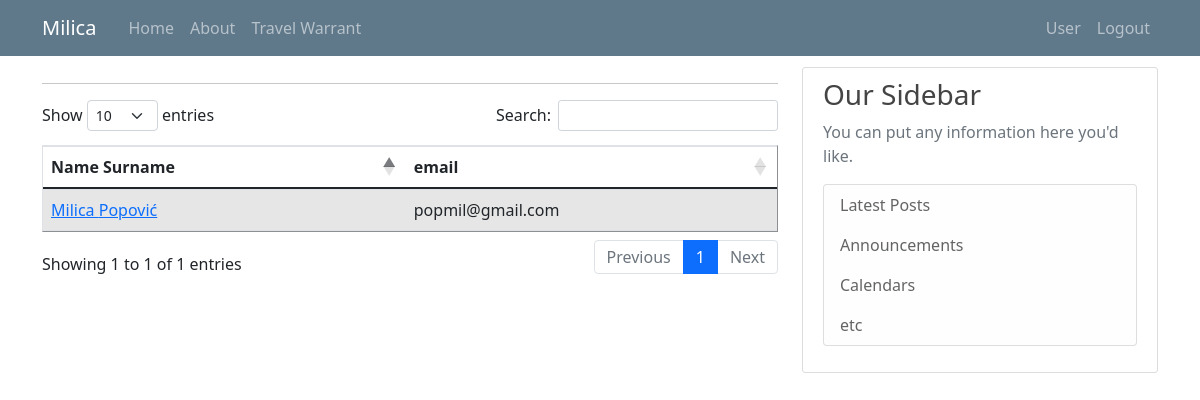
The app's page /user_list (signed in) with its own data.
### putninalozi/models.py (models this page shows, shortened)
class User(db.Model, UserMixin):
    id = db.Column(db.Integer, primary_key=True)
    email = db.Column(db.String(120), unique=True, nullable=False)
    password = db.Column(db.String(60), nullable = False)
    name = db.Column(db.String(20), unique=False, nullable=False)
    surname = db.Column(db.String(20), unique=False, nullable=False)
    gender = db.Column(db.String(1)) #(0, "srednji"), (1, "muški"), (2, "ženski")
    workplace = db.Column(db.String(20), unique=False, nullable=False)
    authorization = db.Column(db.String(10), nullable = False) # ovde treba da budu tipovi korisnika: S_admin, C_admin, C_user
    company_id = db.Column(db.Integer, db.ForeignKey('company.id'), nullable=True)
    travelwarrants = db.relationship('TravelWarrant', backref='travelwarrant_user', lazy=True)

### putninalozi/users/routes.py (the view)
@users.route("/user_list")
def user_list():
    if not current_user.is_authenticated:
        flash('You have to be logged in to access this page', 'danger')
        return redirect(url_for('users.login'))
    users = User.query.all()
    return render_template('user_list.html', title='Users', users=users)

### putninalozi/models.py (called while the page is built)
@login_manager.user_loader
def load_user(user_id):
    return User.query.get(int(user_id))

### putninalozi/templates/user_list.html (shortened to what this page needs)
{% extends "layout.html" %}
{% block content %}
<hr>
<table id="data" border="1" class="table table-striped">
  {% if current_user.authorization == 's_admin' %}
    <thead>
      <tr id="header">
        <th>Name Surname</th>
        <th>Company</th>
        <th>Authorization</th>
        <th>email</th>
      </tr>
    </thead>
    <tbody>
      {% for user in users %}
        <tr>
          <td> <a class="mr-2" href="{{ url_for('users.user_profile', user_id=user.id) }}" title="Edit User">{{ user.name }} {{ user.surname }}</a> </td>
          <td>{{ user.user_company.companyname }}</td>
          <td>{{ user.authorization }}</td>
          <td>{{ user.email }}</td>
        </tr>
      {% endfor %}
    </tbody>
  {% else %}
    <thead>
      <tr id="header">
        <th>Name Surname</th>
        <th>email</th>
      </tr>
    </thead>
    <tbody>
      {% for user in users %}
        {% if user.id == current_user.id %}
          <tr>
            <td> <a class="mr-2" href="{{ url_for('users.user_profile', user_id=user.id) }}" title="Edit User">{{ user.name }} {{ user.surname }}</a> </td>
            <td>{{ user.email }}</td>
          </tr>
        {% endif %}
      {% endfor %}
    </tbody>
  {% endif %}
</table>
{% endblock %}

### putninalozi/templates/layout.html (shortened to what this page needs)
<!doctype html>
<html lang="en">
  <head>
    <link rel="stylesheet" href="https://cdn.jsdelivr.net/npm/bootstrap@4.3.1/dist/css/bootstrap.min.css">
    <link rel="stylesheet" type="text/css" href="{{ url_for('static', filename='main.css') }}">
    <link href="https://cdn.jsdelivr.net/npm/bootstrap@5.0.1/dist/css/bootstrap.min.css" rel="stylesheet">
    <link rel="stylesheet" type="text/css" href="https://cdn.datatables.net/1.10.25/css/dataTables.bootstrap5.css">
  </head>
  <body>
    <header class="site-header">
      <nav class="navbar navbar-expand-md navbar-dark bg-steel fixed-top">
        <div class="container">
          <a class="navbar-brand mr-4" href="/">{{ current_user.name }}</a>
          <div class="collapse navbar-collapse" id="navbarToggle">
            <div class="navbar-nav mr-auto">
              {% if current_user.is_authenticated %}
                <a class="nav-item nav-link" href="{{ url_for('main.home') }}">Home</a>
                <a class="nav-item nav-link" href="{{ url_for('main.about') }}">About</a>
                <a class="nav-item nav-link" href="{{ url_for('travel_warrants.travel_warrant_list') }}">Travel Warrant</a>
              {% else %}
                <a class="nav-item nav-link" href="{{ url_for('main.home') }}">Home</a>
                <a class="nav-item nav-link" href="{{ url_for('main.about') }}">About</a>
              {% endif %}
            </div>
            <div class="navbar-nav">
              {% if current_user.is_authenticated %}
                {% if current_user.authorization == 's_admin' %}
                  <a class="nav-item nav-link" href="{{ url_for('companys.company_list') }}">Company</a>
                  <a class="nav-item nav-link" href="{{ url_for('vehicles.vehicle_list') }}">Vehicle</a>
                  <a class="nav-item nav-link" href="{{ url_for('users.user_list') }}">User</a>
                  <a class="nav-item nav-link" href="{{ url_for('users.logout') }}">Logout</a>
                {% else %}
                  <a class="nav-item nav-link" href="{{ url_for('users.user_list') }}">User</a>
                  <a class="nav-item nav-link" href="{{ url_for('users.logout') }}">Logout</a>
                {% endif %}
              {% else %}
                <a class="nav-item nav-link" href="{{ url_for('users.login') }}">Login</a>
              {% endif %}
            </div>
          </div>
        </div>
      </nav>
    </header>
    <main role="main" class="container">
      <div class="row">
        <div class="col-md-8">
          {% block content %}{% endblock %}
        </div>
        <div class="col-md-4">
          <div class="content-section">
            <h3>Our Sidebar</h3>
            <p class='text-muted'>You can put any information here you'd like.
              <ul class="list-group">
                <li class="list-group-item list-group-item-light">Latest Posts</li>
                <li class="list-group-item list-group-item-light">Announcements</li>
                <li class="list-group-item list-group-item-light">Calendars</li>
                <li class="list-group-item list-group-item-light">etc</li>
              </ul>
            </p>
          </div>
        </div>
      </div>
    </main>
  </body>
</html>

### putninalozi/static/main.css (style rules this page uses)
body { background: #fafafa; color: #333333; margin-top: 5rem; }
h1, h2, h3, h4, h5, h6 { color: #444444; }
.bg-steel { background-color: #5f788a; }
.site-header .navbar-nav .nav-link { color: #cbd5db; }
.content-section { background: #ffffff; padding: 10px 20px; border: 1px solid #dddddd; border-radius: 3px; margin-bottom: 20px; }

### records on screen
User: name "Milica", surname "Popović", email "popmil@gmail.com"
